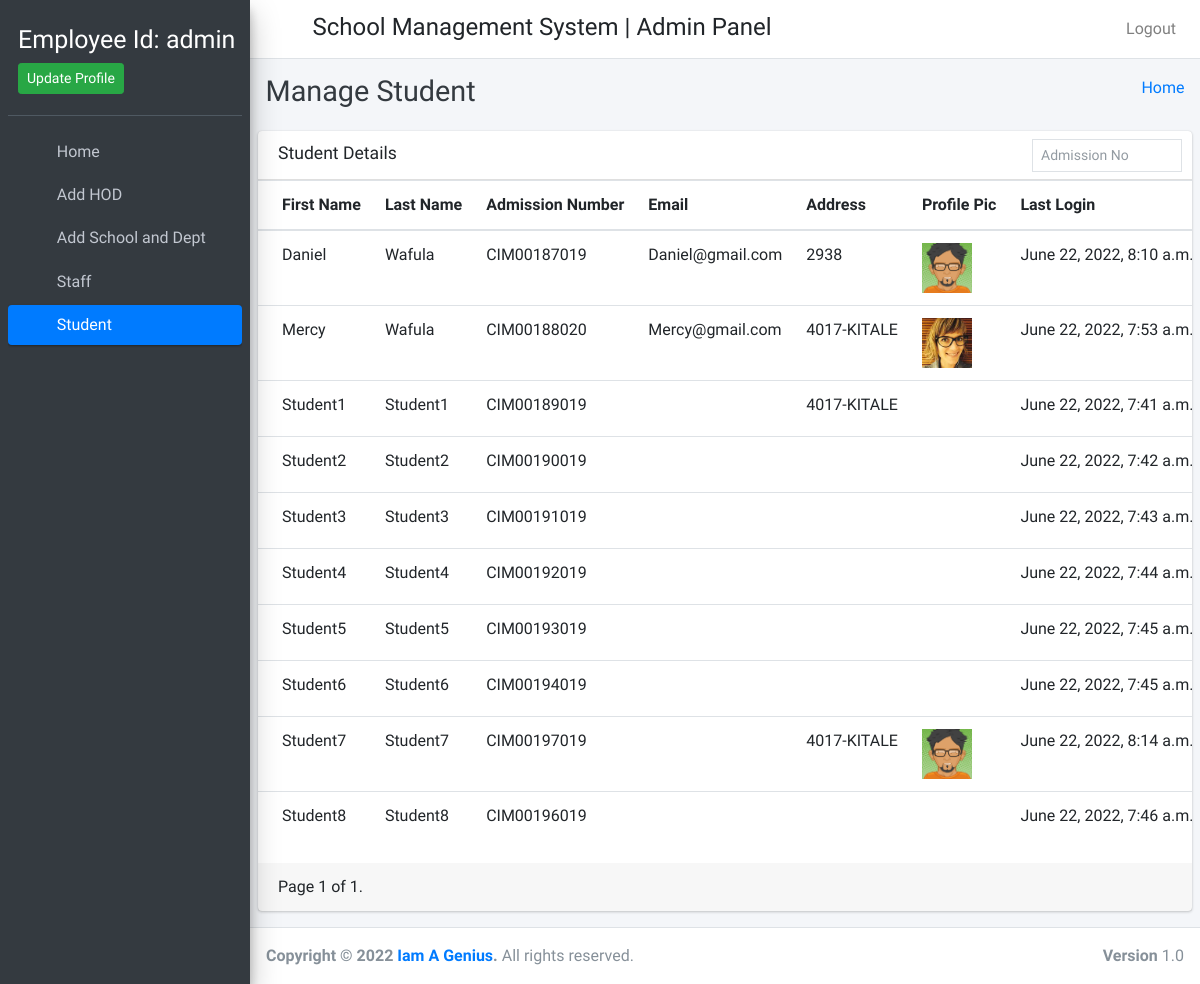
The page /Student (signed in) on the database as committed earlier.
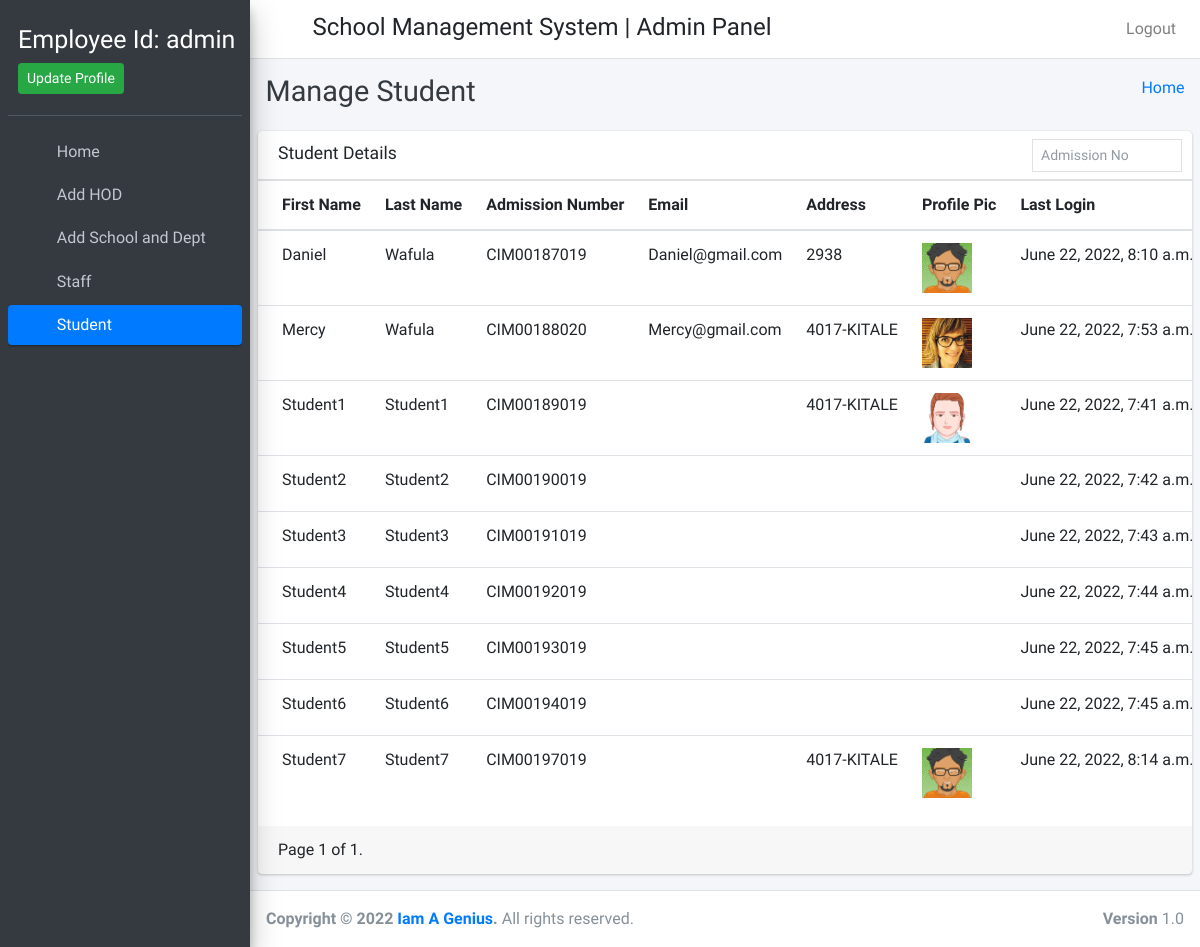
The same page on the database as committed later.
### Student/models.py (models this page shows)
class students(models.Model):
    id=models.AutoField(primary_key=True)
    admin = models.OneToOneField(CustomUser, on_delete=models.CASCADE)
    gender = models.CharField(max_length=50)
    profile_pic = models.FileField()
    address = models.TextField()
    course_id=models.ForeignKey(courses,on_delete=models.SET_DEFAULT,default=1)
    dept_id = models.ForeignKey(department,on_delete=models.SET_DEFAULT,default=1)
    session_year_id = models.ForeignKey(sessionmodel,on_delete=models.CASCADE)
    stage_id = models.ForeignKey(semester,on_delete=models.SET_DEFAULT,default=19)
    status = models.BooleanField(default=False)
    created_at = models.DateTimeField(auto_now_add=True)
    updated_at = models.DateTimeField(auto_now_add=True)
    fcm_token=models.TextField(default="")
    objects=models.Manager()

class CustomUser(AbstractUser):
    user_type_data=((1,"HOD"),(3,"staff"),(4,"student"),(2,"admin"))
    user_type= models.CharField(default=1, choices=user_type_data,max_length=10)

### Student/admin_views.py (the view)
# urls.py: path('Student',admin_views.Student,name="Student"),
def Student(request):
    student = students.objects.all()
    filters = StudentFilter(request.GET,queryset=student)
    student = filters.qs
    page = request.GET.get('page',1)
    paginator = Paginator(student,10)
    page_obj = paginator.get_page(page)
    page_range = paginator.get_elided_page_range(number=page,on_each_side=3,on_ends=2)
    try:
        student = paginator.page(page)
    except PageNotAnInteger:
        student = paginator.page(1)
    except EmptyPage:
        student = paginator.page(paginator.num_pages)
    context = {
        'student':student,
        'page_obj':page_obj,
        'page_range':page_range,
        'filters':filters.form
    }
    return render(request,'admin_template/manage_students.html',context)

### templates/admin_template/manage_students.html (shortened to what this page needs)
{% extends 'admin_template/base.html' %}
{% block page_title %} Manage Student {% endblock page_title %}
{% load static %}
{% load i18n %}
{% block main_content %}
<section class="content">
      <div class="row">
        <div class="col-12">
          <div class="card">
            <div class="card-header">
              <h3 class="card-title">Student Details</h3>
              <div class="card-tools">
                <form method="get" class="form-inline">
                  <div class="input-group input-group-sm border" style="width: 150px;">
                    {{filters.admin__username}}
                    <div class="input-group-append">
                      <button class="btn" type="submit">
                        <i class="fas fa-search"></i>
                      </button>
                    </div>
                  </div>
                </form>
              </div>
            </div>
            <div class="card-body table-responsive p-0">
              <div id="example2_wrapper" class="dataTables_wrapper dt-bootstrap4"><div class="row"><div class="col-sm-12 col-md-6"></div><div class="col-sm-12 col-md-6"></div></div><div class="row"><div class="col-sm-12">
                <table id="example2" class="table table-hover text-nowrap" role="grid" aria-describedby="example2_info">
                <thead>
                <tr role="row">
                  <th class="sorting" tabindex="0" aria-controls="example2" rowspan="1" colspan="1" aria-label="Browser: activate to sort column ascending">First Name</th>
                  <th class="sorting" tabindex="0" aria-controls="example2" rowspan="1" colspan="1" aria-label="Platform(s): activate to sort column ascending">Last Name</th>
                  <th class="sorting" tabindex="0" aria-controls="example2" rowspan="1" colspan="1" aria-label="Engine version: activate to sort column ascending">Admission Number</th>
                  <th class="sorting" tabindex="0" aria-controls="example2" rowspan="1" colspan="1" aria-label="CSS grade: activate to sort column ascending">Email</th>
                  <th class="sorting" tabindex="0" aria-controls="example2" rowspan="1" colspan="1" aria-label="CSS grade: activate to sort column ascending">Address</th>
                  <th class="sorting" tabindex="0" aria-controls="example2" rowspan="1" colspan="1" aria-label="CSS grade: activate to sort column ascending">Profile Pic</th>
                  <th class="sorting" tabindex="0" aria-controls="example2" rowspan="1" colspan="1" aria-label="CSS grade: activate to sort column ascending">Last Login</th>
                  <th class="sorting" tabindex="0" aria-controls="example2" rowspan="1" colspan="1" aria-label="CSS grade: activate to sort column ascending">Action</th></tr>
                </thead>
                <tbody>
                {% for student in student %}
                  <tr>
                      <td>{{ student.admin.first_name }}</td>
                      <td>{{ student.admin.last_name }}</td>
                      <td>{{ student.admin.username }}</td>
                      <td>{{ student.admin.email }}</td>
                      <td>{{ student.address }}</td>
                      <td><img src="{{ student.profile_pic }}" style="width:50px"/></td>
                      <td>{{ student.admin.last_login }}</td>
                    </tr>
                {% endfor %}
                </tbody>
              </table>
            </div>
          </div>
        </div>
      </div>
      <div class="card-footer">
          <div class="row">
              <div class="col-lg-6">
                  <div class="pagination">
                      <span class="step-links">
                          <span class="current">
                               Page  {{ page_obj.number }}  of  {{ page_obj.paginator.num_pages }}.
                          </span>
                      </span>
                  </div>
              </div>
              <div class="col-lg-6">
              </div>
          </div>
      </div>
</section>
{% endblock main_content %}

Rows that differ between the two databases and show on the page:
removed students: admin.first_name "Student8", admin.last_name "Student8", admin.username "CIM00196019", admin.last_login "June 22, 2022, 7:46 a.m."
changed students "Student1": profile_pic: picture added
